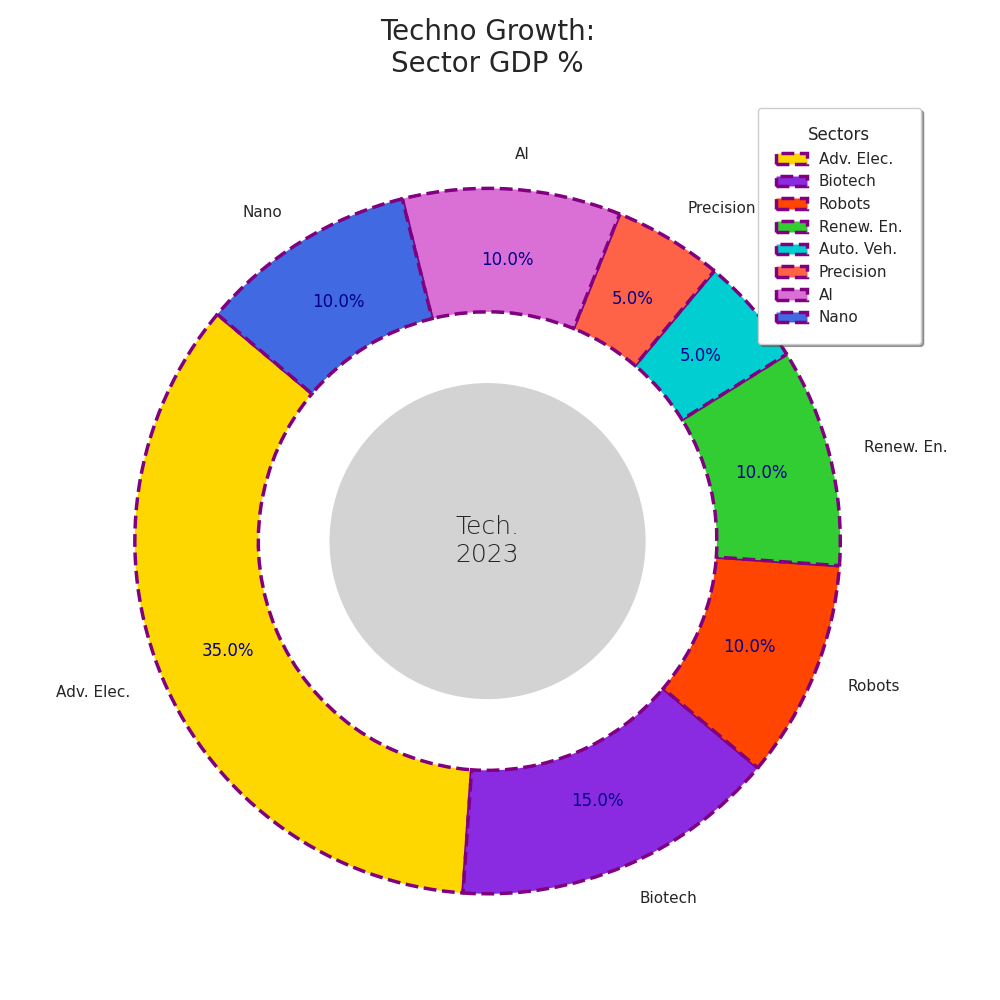

The Python source for this figure:
import matplotlib.pyplot as plt

sectors = [
    'Adv. Elec.',
    'Biotech',
    'Robots',
    'Renew. En.',
    'Auto. Veh.',
    'Precision',
    'AI',
    'Nano'
]
gdp_contribution = [35, 15, 10, 10, 5, 5, 10, 10]

colors = ['#FFD700', '#8A2BE2', '#FF4500', '#32CD32', '#00CED1', '#FF6347', '#DA70D6', '#4169E1']

fig, ax = plt.subplots(figsize=(10, 10))
wedges, texts, autotexts = ax.pie(
    gdp_contribution,
    labels=sectors,
    colors=colors,
    autopct='%1.1f%%',
    startangle=140,
    wedgeprops={'edgecolor': 'purple', 'linewidth': 2.5, 'linestyle': '--', 'width': 0.35},
    pctdistance=0.8
)

centre_circle = plt.Circle((0, 0), 0.45, fc='lightgray')
ax.add_artist(centre_circle)

for autotext in autotexts:
    autotext.set_color('darkblue')
    autotext.set_fontsize(12)
    autotext.set_weight('regular')

ax.text(0, 0, 'Tech.\n2023', fontsize=18, fontweight='light', ha='center', va='center')

plt.title("Techno Growth:\nSector GDP %", fontsize=20, fontweight='regular', ha='center', pad=20)

plt.legend(wedges, sectors, title="Sectors", loc='upper right',
           fontsize=11, frameon=True, shadow=True, fancybox=True, borderpad=1.2)

plt.grid(True, linestyle=':', linewidth=0.5)

plt.tight_layout()
plt.show()
